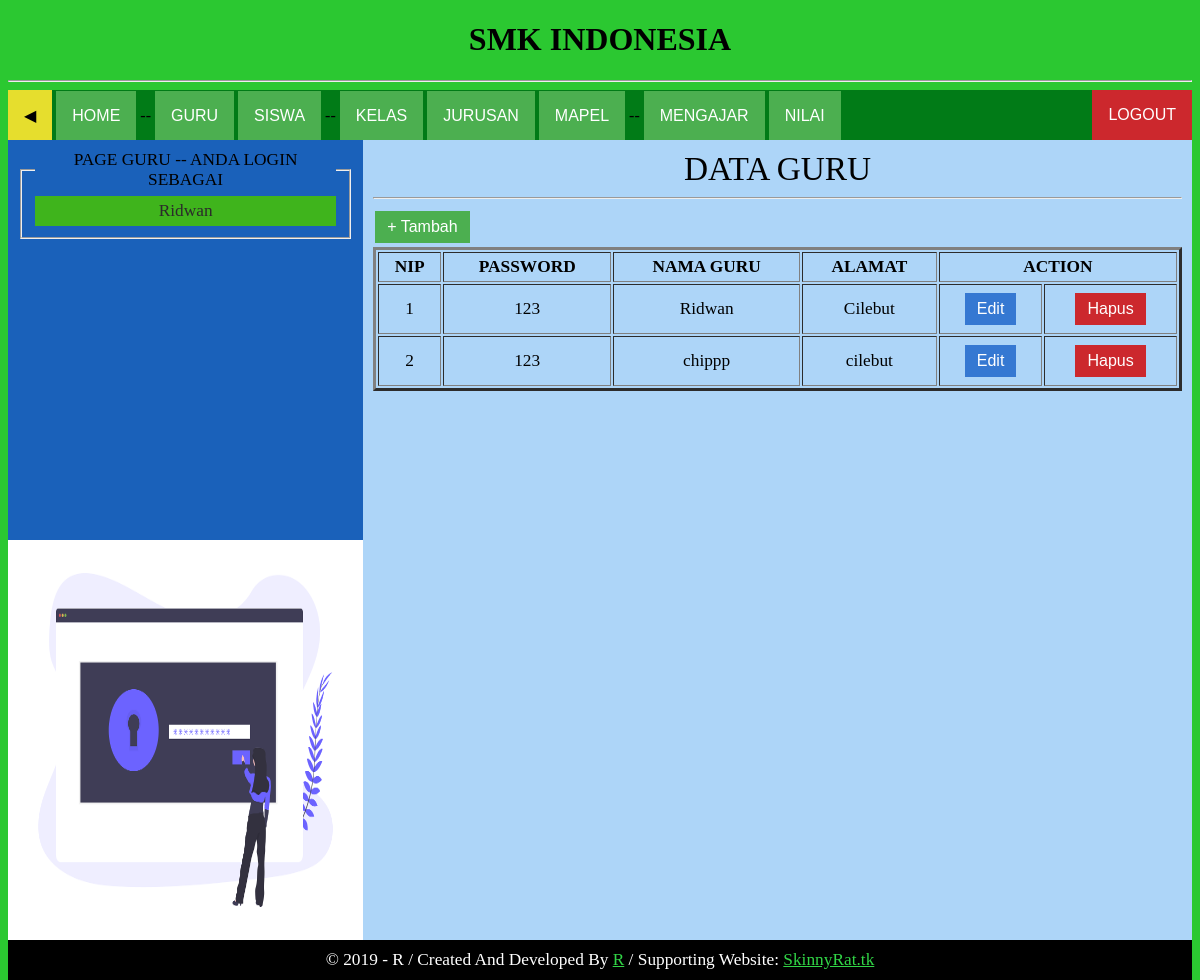
The app's page /page/guru/guru.php (signed in) with its own data.
### tables this page shows
CREATE TABLE `guru` (
  `nip` int(10) NOT NULL,
  `password` varchar(20) NOT NULL,
  `nama_guru` varchar(30) NOT NULL,
  `alamat` varchar(50) NOT NULL
);

### page/guru/guru.php (the view, shortened to what this page needs)
<?php session_start();
if($_SESSION && $_SESSION['login'] == 'guru'){ ?>
<?php require_once('assets/header.php'); ?>
<?php
$query = mysql_query("SELECT * from guru");
?>
<div class="menu-kanan">
	<div class="font">
		<div style="font-size: 25pt;">
			<center>DATA GURU</center>
		</div><hr>
		<a href="guru_form.php"><button class="button button1">+ Tambah</button></a>
		<table style="text-align: center;" border="3" cellpadding="4" width="100%" height="auto">
			<tr>
				<th>NIP</th>
				<th>PASSWORD</th>
				<th>NAMA GURU</th>
				<th>ALAMAT</th>
				<th colspan="2">ACTION</th>
			</tr>
			<?php
while ($data = mysql_fetch_assoc($query)) {
?>
			<tr>
				<td>
					<?php echo $data['nip'];  ?>
				</td>
				<td>
					<?php echo $data['password'];  ?>
				</td>
				<td>
					<?php echo $data['nama_guru'];  ?>
				</td>
				<td>
					<?php echo $data['alamat']; ?>
				</td>
				<td>
					<form action="guru_form.php" method="post">
						<input type="submit" name="edit" class="button button-info" value="Edit">
					</form>
				</td>
				<td>
					<form action="action/guru_act.php" method="post">
						<input type="submit" name="hapus" class="button button-danger" value="Hapus">
					</form>
				</td>
			</tr>
			<?php
}
?>
		</table>
	</div>
</div>
<?php require_once('assets/footer.php'); ?>
<?php }else{ ?>
<script language="javascript">
	document.location = '../../index.php'
</script>
<?php } ?>

### page/guru/assets/css/main.css (style rules this page uses)
html, body { height: 100%; }
.menu-kanan { width: 70%; height: 100%; background-color: #ADD5F8; float: right; }
.font { margin: 10px; font: 13pt 'trebuchet ms'; }
.button { background-color: #4CAF50; border: none; color: white; padding: 5px 10px; text-align: center; text-decoration: none; display: inline-block; font-size: 16px; margin: 4px 2px; -webkit-transition-duration: 0.8s; transition-duration: 0.8s; cursor: pointer; }
.button1 { background-color: #4CAF50; color: white; border: 2px solid #4CAF50; }
.button-danger { background-color: #cc282d; color: white; border: 2px solid #cc282d; }
.button-info { background-color: #3578d2; color: white; border: 2px solid #3578d2; }

### records on screen
guru: nip "1", password "123", nama_guru "Ridwan", alamat "Cilebut"
guru: nip "2", password "123", nama_guru "chippp", alamat "cilebut"

### other values on screen
$_SESSION['nama_guru'] "Ridwan"
